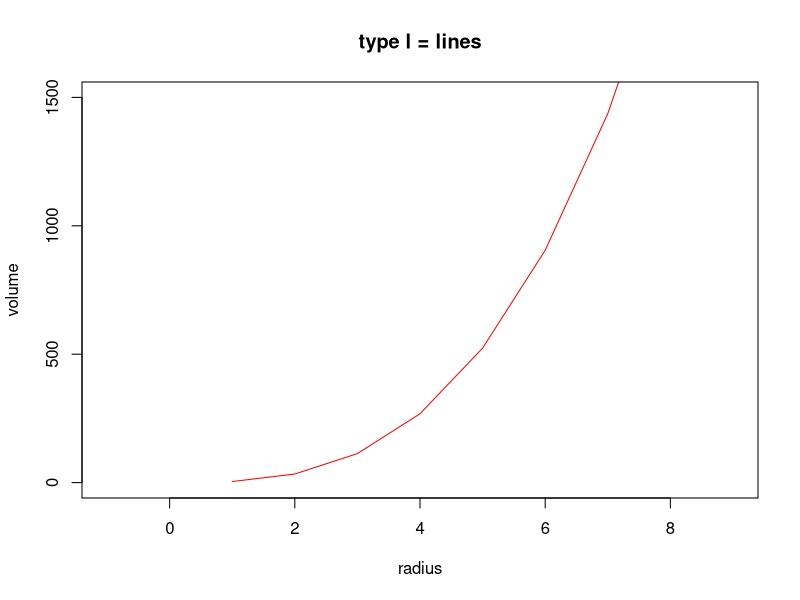

This chart was generated by the following R code:
radius = seq(1,10000)
volume = 4/3*pi*radius^3

par(mfrow=c(1,1))
plot(radius,volume,
     main="type l = lines",
     xlab="radius",
     ylab="volume",
     ylim=c(0,1500),
     xlim=c(-1,9),
     col="red",
     lwd=1,
     type="l",
     lty=1)
